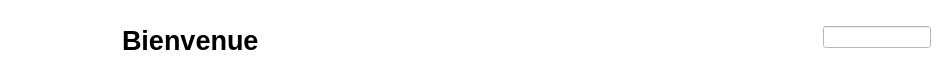
         <widget class="QWidget" name="widget_3" native="true">
          <property name="minimumSize">
           <size>
            <width>0</width>
            <height>75</height>
           </size>
          </property>
          <property name="maximumSize">
           <size>
            <width>16777215</width>
            <height>61</height>
           </size>
          </property>
          <property name="styleSheet">
           <string notr="true">background-color: rgb(255, 255, 255);</string>
          </property>
          <layout class="QHBoxLayout" name="horizontalLayout_3">
           <item>
            <layout class="QHBoxLayout" name="horizontalLayout_2">
             <property name="spacing">
              <number>4</number>
             </property>
             <property name="topMargin">
              <number>6</number>
             </property>
             <item>
              <widget class="QPushButton" name="pushButton_19">
               <property name="font">
                <font>
                 <pointsize>30</pointsize>
                </font>
               </property>
               <property name="styleSheet">
                <string notr="true">image: url(:/im/menu1-removebg-preview.png);

border : none;</string>
               </property>
               <property name="text">
                <string/>
               </property>
               <property name="checkable">
                <bool>true</bool>
               </property>
              </widget>
             </item>
             <item>
              <widget class="QLabel" name="label_4">
               <property name="font">
                <font>
                 <pointsize>20</pointsize>
                 <weight>75</weight>
                 <bold>true</bold>
                </font>
               </property>
               <property name="text">
                <string>Bienvenue</string>
               </property>
              </widget>
             </item>
            </layout>
           </item>
           <item>
            <spacer name="horizontalSpacer">
             <property name="orientation">
              <enum>Qt::Horizontal</enum>
             </property>
             <property name="sizeHint" stdset="0">
              <size>
               <width>558</width>
               <height>20</height>
              </size>
             </property>
            </spacer>
           </item>
           <item>
            <widget class="QLineEdit" name="lineEdit">
             <property name="styleSheet">
              <string notr="true">color: rgb(204, 229, 255);</string>
             </property>
            </widget>
           </item>
          </layout>
         </widget>
